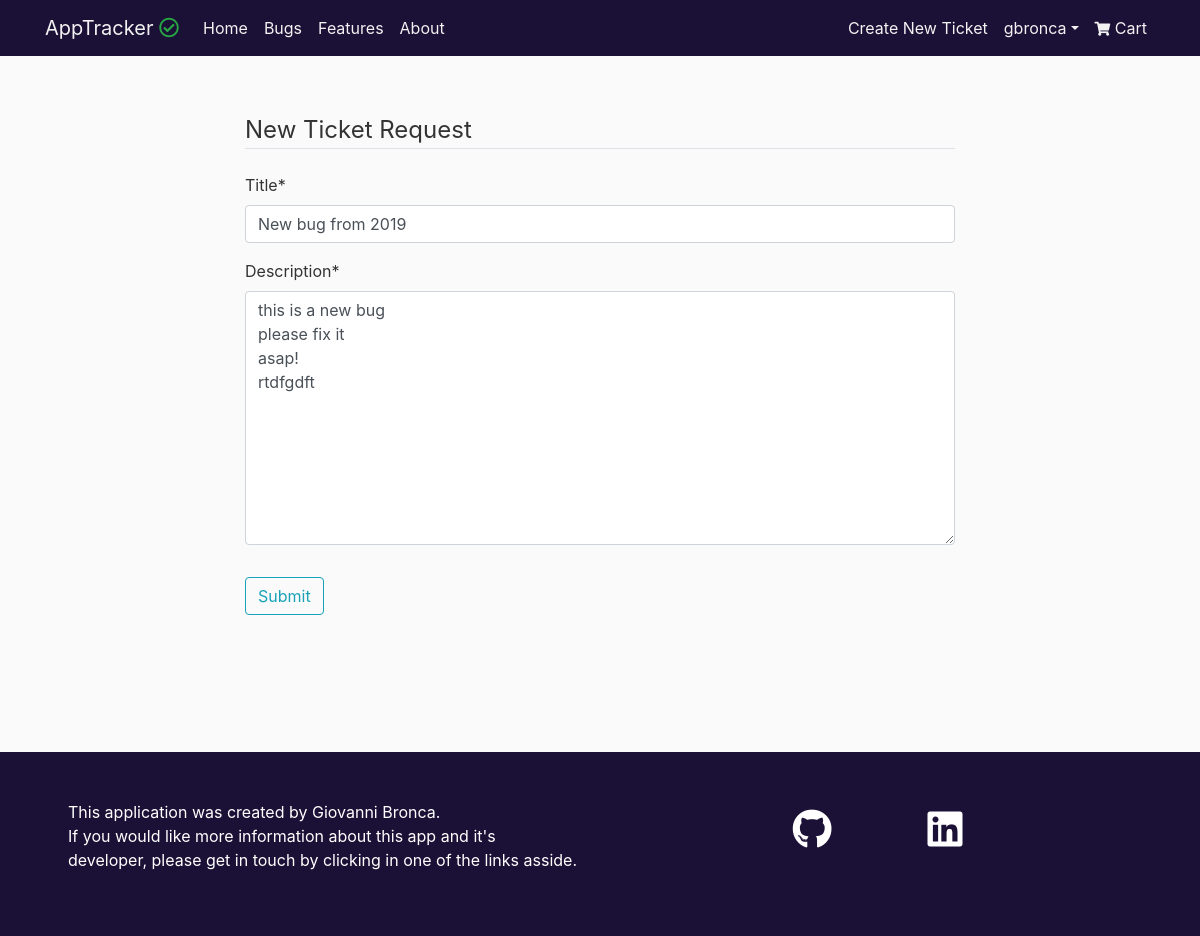
The app's page /tickets/detail/6/update (signed in) with its own data.
### tickets/models.py (models this page shows, shortened)
class Ticket(models.Model):
    STATUS = (
        ('In Progress', 'In Progress'),
        ('Completed', 'Completed'),
        ('Pending', 'Pending')
    )
    ISSUE = (
        ('Bug', 'Bug'),
        ('Feature', 'Feature')
    )
    title = models.CharField(max_length=75)
    description = models.TextField()
    date_posted = models.DateTimeField(default=timezone.now)
    username = models.ForeignKey(User, on_delete=models.CASCADE)
    status = models.CharField(max_length=20, choices=STATUS,default='Pending')
    issue = models.CharField(max_length=20, choices=ISSUE, default='Bug')
    upvotes = models.PositiveIntegerField(default=0)
    views = models.PositiveIntegerField(default=0)

### tickets/views.py (the view, shortened to what this page needs)
# urls.py: path('detail/<int:pk>/update', views.TicketUpdateView.as_view(), name='update'),
class TicketUpdateView(LoginRequiredMixin, UserPassesTestMixin, UpdateView):
    model = Ticket
    fields = ['title', 'description']
    def test_func(self):
        ticket = self.get_object()
        if self.request.user == ticket.username:
            return True
        return False

### cart/context.py (called while the page is built, shortened)
def cart_contents(request):
    price = 10
    total = 0
    tickets_count = 0
    cart = request.session.get('cart', {})
    cart_items = []
    upvote_list = []
    return {'tickets_count': tickets_count,
            'cart_items': cart_items,
            'total': total,
            'price': price,
            'upvote_list': upvote_list}

### tickets/templates/tickets/ticket_form.html (shortened to what this page needs)
{% extends 'base.html' %}
{% load crispy_forms_tags %}
{% block content %}
<div class="col-12 col-lg-8 mx-auto mt-5 pt-2">
    <form method="POST">
        <fieldset class="form-group">
            <legend class="border-bottom mb-4">New Ticket Request</legend>
            {{ form|crispy }}
        </fieldset>
        <div class="form-group">
            <button class="btn btn-outline-info" type="submit">Submit</button>
        </div>
    </form>
</div>
{% endblock %}

### templates/navbar.html (shortened to what this page needs)
<nav class="navbar navbar-expand-lg navbar-dark navbar-concrete bg-haiti">
    <div class="container">
        <a class="navbar-brand" href="{% url 'index' %}"><span class="d-md-inline-block d-none">AppTracker</span> <i
                class="far fa-check-circle text-success"></i></a>
        <div class="collapse navbar-collapse" id="navbarSupportedContent">
            <ul class="navbar-nav mr-auto">
                <li class="nav-item">
                    <a class="nav-link" href="{% url 'index' %}">Home <span class="sr-only">(current)</span></a>
                </li>
                <li class="nav-item">
                    <a class="nav-link" href="{% url 'tickets:bugs' %}">Bugs</a>
                </li>
                <li class="nav-item">
                    <a class="nav-link" href="{% url 'tickets:features' %}">Features</a>
                </li>
                <li class="nav-item">
                    <a class="nav-link" href="{% url 'about' %}">About</a>
                </li>
            </ul>
            <ul class="navbar-nav ml-md-auto">
                {% if request.user.is_authenticated %}
                <li class="nav-item">
                    <a class="nav-link" href="{% url 'tickets:new_ticket' %}">Create New Ticket</a>
                </li>
                <li class="nav-item dropdown">
                    <a class="nav-link dropdown-toggle" id="navbarDropdown" role="button" data-toggle="dropdown"
                        aria-haspopup="true" aria-expanded="false">{{ user.username }}</a>
                </li>
                {% endif %}
                <li class="nav-item">
                    <a class="nav-link" href="{% url 'cart:cart' %}">
                        <i class="fas fa-shopping-cart fa-sm"></i><span> Cart</span>
                    </a>
                </li>
            </ul>
        </div>
    </div>
</nav>

### static/css/style.css (style rules this page uses)
body { background: #fafafa; color: #333333; }
a { color: #444444; }
a, a:hover { text-decoration: none; }
.bg-haiti { background-color: #1B1035; }
.navbar-concrete, .nav-link, a.navbar-brand { color: #F2F2F2 !important; }
li { list-style-type: none; }

### records on screen
Ticket: title "New bug from 2019", description "this is a new bug please fix it asap! rtdfgdft"

### other values on screen
{{ user.username }} "gbronca"
